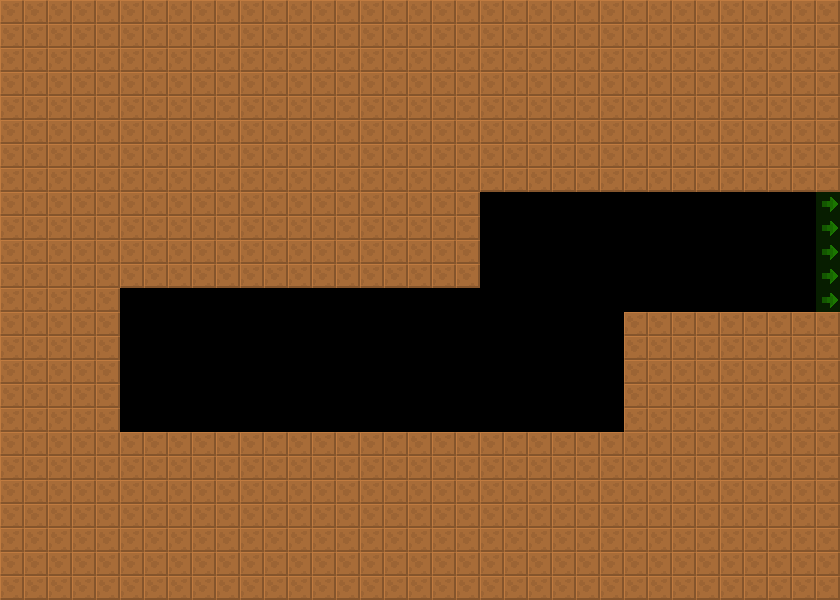

Tiled map render using the project's own tile images. Description and the map definition, with tile-layer contents summarised, below:
An orthogonal 35x25 tile map with 24x24 px tiles, 2 tile layers (col, lnk), 2 tilesets and 7 objects (4x Spikes, SinglePressurePlate, TriggeredDoor, SpecialEquipment).

<map version="1.4" tiledversion="1.4.2" orientation="orthogonal" renderorder="right-down" width="35" height="25" tilewidth="24" tileheight="24" infinite="0" nextlayerid="4" nextobjectid="8">
 <tileset firstgid="6" source="../../lnk.tsx" />
 <tileset firstgid="1" source="../../col.tsx" />
 <layer id="1" name="col" width="35" height="25">
  <data>[875 cells, 680 non-empty, 1 distinct tile ids]</data>
 </layer>
 <layer id="2" name="lnk" width="35" height="25" opacity="0.5">
  <data>[875 cells, 5 non-empty, 1 distinct tile ids]</data>
 </layer>
 <objectgroup id="3" name="markers" opacity="0.5">
  <object id="1" name="Spikes" type="Spikes" x="552" y="192" width="96" height="24">
   <properties>
    <property name="yr" value="0" />
    <property name="xr" value="0" />
    <property name="customId" value="down" />
   </properties>
  </object>
  <object id="2" name="Spikes" type="Spikes" x="480" y="240" width="24" height="48">
   <properties>
    <property name="yr" value="0" />
    <property name="xr" value="0" />
   </properties>
  </object>
  <object id="3" name="Spikes" type="Spikes" x="384" y="288" width="72" height="24">
   <properties>
    <property name="yr" value="0" />
    <property name="xr" value="0" />
   </properties>
  </object>
  <object id="4" name="SinglePressurePlate" type="SinglePressurePlate" x="672" y="288" width="24" height="24">
   <properties>
    <property name="yr" value="0" />
    <property name="xr" value="0" />
   </properties>
  </object>
  <object id="5" name="TriggeredDoor" type="TriggeredDoor" x="768" y="288" width="24" height="24">
   <properties>
    <property name="yr" value="0" />
    <property name="xr" value="0" />
   </properties>
  </object>
  <object id="6" name="SpecialEquipment" type="SpecialEquipment" x="120" y="312" width="240" height="120">
   <properties>
    <property name="yr" value="0" />
    <property name="xr" value="0" />
   </properties>
  </object>
  <object id="7" name="Spikes" type="Spikes" x="600" y="360" width="24" height="72">
   <properties>
    <property name="yr" value="0" />
    <property name="xr" value="0" />
   </properties>
  </object>
 </objectgroup>
</map>
